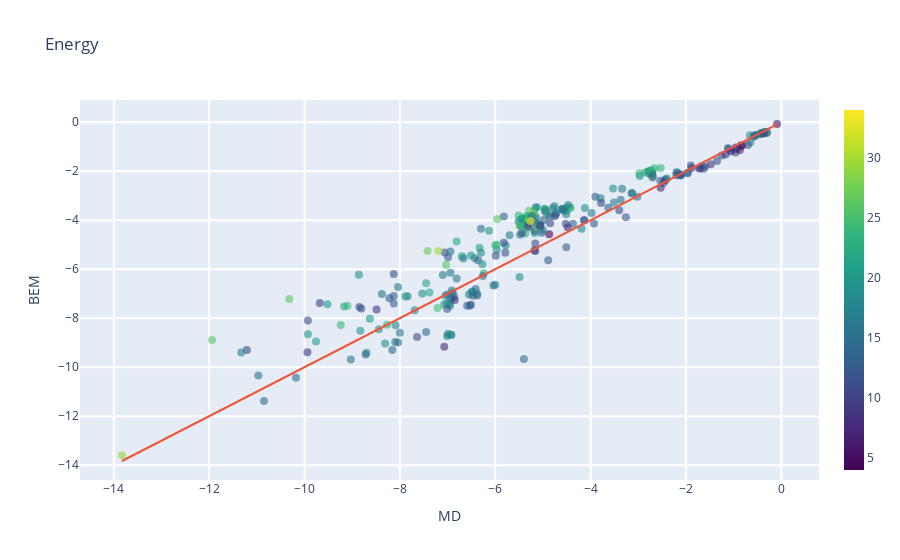

Notebook code cell kept with this figure:
### Markdown cell above
* Los eps es la constante dielectrica multiplicada por 100, los datos se pueden encontrar en la carpeta `new_implicit`

* Activar función de "grupos" para para separar la información por rangos.`var` son los tipos de rangos con los cuales se desea trabajar, `n` para el numero de átomos, `vol` para volúmen y `sup` para trabjar con superficie


* Activar función "separar" para trabajar con número de átomos exactos o tipos de átomos. Las entradas pueden ser uno número cualquiera `(9)`, un átomo `('Cl','Br', etc.)`, doble enlance `('=')` o nombres `('methyl','chl',...)`

* Si se desea resaltar la información por números, ya sea número de átomos, superficie o volúmen,  `OPCION ='num'` y `key='n','vol' o 'sup'`. En caso de resaltar por iupac o smiles, `OPCION=''`

### Code cell
eps='125'
direccion = 'new_implicit/'+eps+'.txt'
var,i,S='n',5,10
VAR='='

#grupos(var,i,S,'data/explicit_data.txt','new_implicit/'+eps+'.txt','data/n_atom.txt')
separar(VAR,'data/explicit_data.txt','new_implicit/'+eps+'.txt')

iupac, smiles, dGes_i, dGcav_i, dGdisp_i, dGexper, SASA, vol =read_implicit('data/implicit_comp.txt')
iupac, smiles, dGes_e, dGcav_e, dGdisp_e, dGexper = read_explicit('data/explicit_comp.txt')

plot_correl(dGes_e, dGes_i,smiles,'data/n_groups.txt',OPCION='num' ,key='')

### Figure 1 — Plotly figure (JSON) as saved in the notebook; plotly's stock layout.template omitted (floating-point values rounded to 4 significant figures; data arrays with more than 128 entries replaced by an {"elided": "..."} marker saying what was removed)
{"data": [{"hoverinfo": "text", "marker": {"color": {"elided": "298 int values"}, "colorbar": {"thickness": 20}, "colorscale": [[0, "#440154"], [0.1111, "#482878"], [0.2222, "#3e4989"], [0.3333, "#31688e"], [0.4444, "#26828e"], [0.5556, "#1f9e89"], [0.6667, "#35b779"], [0.7778, "#6ece58"], [0.8889, "#b5de2b"], [1, "#fde725"]], "opacity": 0.6, "size": 8}, "mode": "markers", "text": {"elided": "298 str values"}, "type": "scatter", "x": {"elided": "298 float values"}, "y": {"elided": "298 float values"}}, {"mode": "lines", "type": "scatter", "x": [-13.83, -0.09], "y": [-13.83, -0.09]}], "layout": {"hovermode": "closest", "showlegend": false, "title": {"text": "Energy"}, "xaxis": {"gridwidth": 2, "ticklen": 5, "title": {"text": "MD"}, "zeroline": false}, "yaxis": {"gridwidth": 2, "ticklen": 5, "title": {"text": "BEM"}}}}
